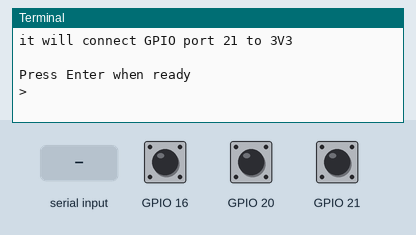
The program below on a simulated Raspberry Pi (BCM pin numbers). On the bench: the last lines printed to the terminal. The inputs (shaded band) are chosen by the test bench; at power-on: GPIO 16 HIGH, GPIO 20 HIGH, GPIO 21 LOW. At 6.0 s the program stops and its outputs stay as they are.

Above: at 1.2 s.
1.3 s: "1" typed at the terminal, then Enter
At 1.7 s:
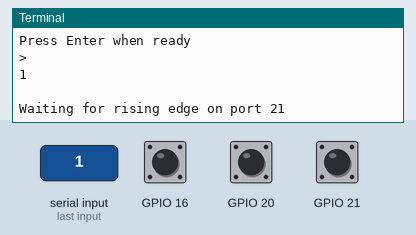
2.8 s: GPIO 16 pulled LOW for 0.15 s
At 4.0 s:
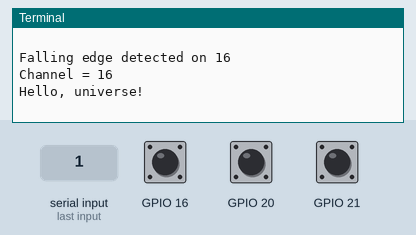
4.4 s: GPIO 20 pulled LOW for 0.15 s
At 5.3 s:
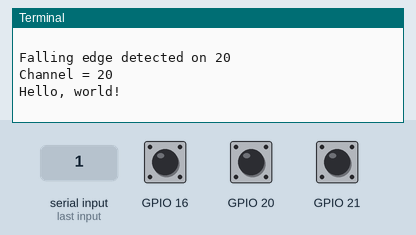
6.0 s: GPIO 21 pulled HIGH for 0.15 s
At 6.5 s:
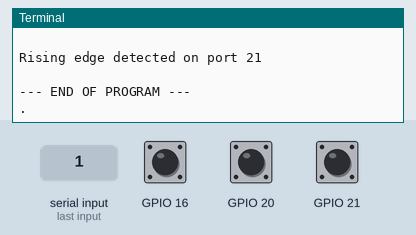

The program:

interrupt-21.py
```python
#!/usr/bin/python3
# interrupt-OO.py
# Peter Normington
# 2020-04-01

# Object-oriented version of interrupt script
# With grateful acknowledgement to
# https://raspi.tv/2013/how-to-use-interrupts-with-python-on-the-raspberry-pi-and-rpi-gpio-part-3

import RPi.GPIO as GPIO
GPIO.setmode(GPIO.BCM)

class UpInput:

# Set up as inputs, pulled up to avoid false detection.
# Wired to connect to GND on button press,
# so detect falling edge detection on each.

    def __init__(self, pin_button, action_function):
        self.pin_button = pin_button
        self.action_function = action_function
        GPIO.setup(self.pin_button, GPIO.IN, pull_up_down=GPIO.PUD_UP)

    # threaded callback functions will run in another thread when events are detected
    def call_back(self,channel):
        print ("\nFalling edge detected on " + str(self.pin_button))
        print ("Channel = " + str(channel))
        self.action_function()

    def add_event_detector(self, bounce_time):
        GPIO.add_event_detect(self.pin_button, GPIO.FALLING, callback=self.call_back, bouncetime=bounce_time)

# Test the class
if __name__ == '__main__':

    def action1():
        print("Hello, world!\n")


    def action2():
        print("Hello, universe!\n")

    print ("INSTRUCTIONS")
    print ("------------\n")
    print ("Make sure you have a button connected so that when pressed")
    print ("it will connect GPIO port 16 to GND\n")
    print ("You will also need a second button connected so that when pressed")
    print ("it will connect GPIO port 20 to GND\n")
    print ("Finally, you will need a third button connected so that when pressed")
    print ("it will connect GPIO port 21 to 3V3\n")
    input("Press Enter when ready\n>")


    # GPIO 21 set up as an input, pulled down, connected to 3V3 on button press
    GPIO.setup(21, GPIO.IN, pull_up_down=GPIO.PUD_DOWN)

    black = UpInput(20, action1)
    white = UpInput(16, action2)
    black.add_event_detector(300)
    white.add_event_detector(300)

    try:
        print ("\nWaiting for rising edge on port 21")
        GPIO.wait_for_edge(21, GPIO.RISING)
        print ("\nRising edge detected on port 21\n\n--- END OF PROGRAM ---\n.")
    except KeyboardInterrupt:
        # clean up GPIO on CTRL+C exit
        GPIO.cleanup()
    # clean up GPIO on normal exit
    GPIO.cleanup()             
```

Measured:
- after the input at 1.3 s, the terminal: prints a new line at once (image 1)
- after the input at 2.8 s, the terminal: prints a new line at once (image 2)
- after the input at 4.4 s, the terminal: prints a new line at once (image 3)
- after the input at 6.0 s, the terminal: prints a new line at once (image 4)
